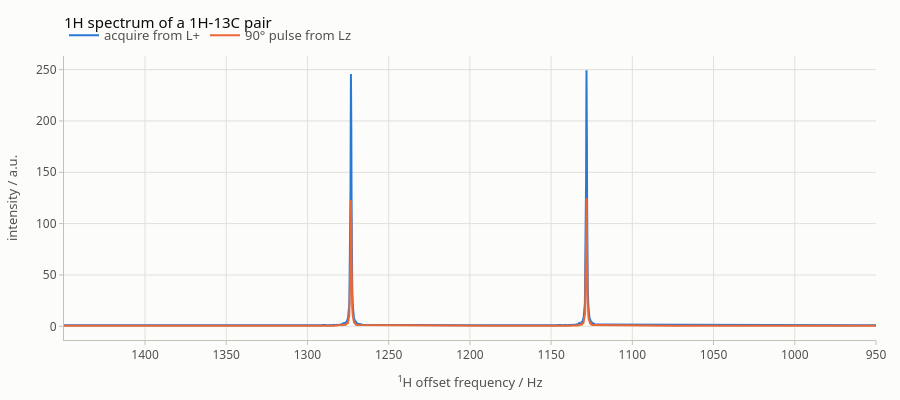

The code cell stored with this chart in its notebook:
### Code cell
from spynach.plotting import plot_1d

plot_1d(spin_system, spectra, pars_hc, names=["acquire from L+", "90° pulse from Lz"],
        title="1H spectrum of a 1H-13C pair")

### Figure 1 — Plotly figure (JSON) as saved in the notebook; plotly's stock layout.template omitted (floating-point values rounded to 4 significant figures; data arrays with more than 128 entries replaced by an {"elided": "..."} marker saying what was removed)
{"data": [{"hovertemplate": "acquire from L+: %{y:.4g}<extra></extra>", "line": {"color": "#2a78d6", "width": 2}, "mode": "lines", "name": "acquire from L+", "y": {"elided": "4096 float values"}, "type": "scatter", "x": {"elided": "4096 float values"}}, {"hovertemplate": "90° pulse from Lz: %{y:.4g}<extra></extra>", "line": {"color": "#eb6834", "width": 2}, "mode": "lines", "name": "90° pulse from Lz", "y": {"elided": "4096 float values"}, "type": "scatter", "x": {"elided": "4096 float values"}}], "layout": {"font": {"family": "system-ui, -apple-system, \"Segoe UI\", Roboto, sans-serif", "color": "#0b0b0b", "size": 13}, "margin": {"l": 64, "r": 24, "t": 56, "b": 56}, "title": {"font": {"size": 15, "color": "#0b0b0b"}, "text": "1H spectrum of a 1H-13C pair", "x": 0, "xanchor": "left", "xref": "paper"}, "xaxis": {"tickfont": {"color": "#52514e", "size": 12}, "title": {"font": {"color": "#52514e", "size": 13}, "text": "<sup>1</sup>H offset frequency / Hz"}, "showgrid": true, "gridcolor": "#e1e0d9", "gridwidth": 1, "zeroline": false, "showline": true, "linecolor": "#c3c2b7", "linewidth": 1, "mirror": false, "ticks": "outside", "tickcolor": "#c3c2b7", "ticklen": 4, "showspikes": true, "spikemode": "across", "spikesnap": "cursor", "spikethickness": 1, "spikedash": "solid", "spikecolor": "#898781", "range": [1450.0, 950.0], "hoverformat": ".2f"}, "yaxis": {"tickfont": {"color": "#52514e", "size": 12}, "title": {"font": {"color": "#52514e", "size": 13}, "text": "intensity / a.u."}, "showgrid": true, "gridcolor": "#e1e0d9", "gridwidth": 1, "zeroline": false, "showline": true, "linecolor": "#c3c2b7", "linewidth": 1, "mirror": false, "ticks": "outside", "tickcolor": "#c3c2b7", "ticklen": 4, "showspikes": false, "spikemode": "across", "spikesnap": "cursor", "spikethickness": 1, "spikedash": "solid", "spikecolor": "#898781", "exponentformat": "power"}, "legend": {"font": {"color": "#52514e"}, "orientation": "h", "x": 0, "xanchor": "left", "y": 1.02, "yanchor": "bottom", "bgcolor": "rgba(0,0,0,0)"}, "hoverlabel": {"font": {"color": "#0b0b0b", "family": "system-ui, -apple-system, \"Segoe UI\", Roboto, sans-serif"}, "bgcolor": "#fcfcfb", "bordercolor": "rgba(11,11,11,0.10)"}, "modebar": {"bgcolor": "rgba(0,0,0,0)", "color": "#898781", "activecolor": "#52514e", "remove": ["lasso2d", "select2d"]}, "height": 400, "paper_bgcolor": "#fcfcfb", "plot_bgcolor": "#fcfcfb", "dragmode": "zoom", "hovermode": "x unified", "showlegend": true}}
